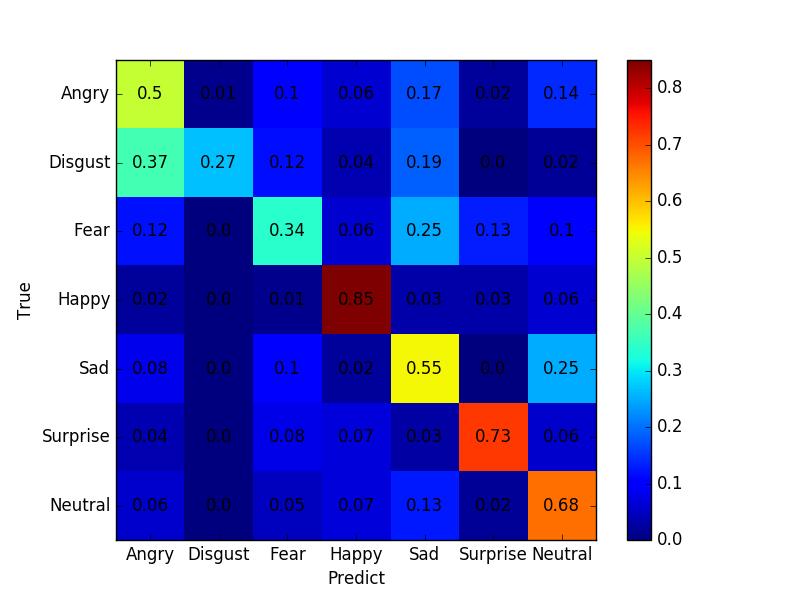

Here is the Python script that generated this plot:
from sklearn.metrics import classification_report,confusion_matrix
from keras.models import load_model
from keras.utils.np_utils import to_categorical
import numpy as np
import matplotlib.pyplot as plt
import csv

nb_class = 7


dataset_label = []
dataset_feature = []

f = open('train.csv', 'r')

reader = csv.reader(f)
f.readline()
for line in f:
    the_label = int(line.split(',')[0])
    dataset_label.append(the_label)
    the_feature = line[line.find(',') + 1:].split(' ')
    the_feature = list(map(int, the_feature))    
    dataset_feature.append(the_feature)    
f.close()

dataset_label = np.asarray(dataset_label)
dataset_feature = np.asarray(dataset_feature)

dataset_label = to_categorical(dataset_label, nb_class)

dataset_feature = dataset_feature.reshape(dataset_feature.shape[0], 48, 48, 1)

dataset_feature = dataset_feature.astype('float32')


np.random.seed(seed = 4646)

train_valid_ratio = 0.9
indices = np.random.permutation(dataset_feature.shape[0])
train_idx, valid_idx = indices[:int(dataset_feature.shape[0] * train_valid_ratio)], indices[int(dataset_feature.shape[0] * train_valid_ratio):]
train_feature, valid_feature = dataset_feature[train_idx,:], dataset_feature[valid_idx,:]
train_label, valid_label = dataset_label[train_idx,:], dataset_label[valid_idx,:]


model = load_model('model.h5')


y_pred = model.predict_classes(valid_feature)
print(y_pred)

target_names = ['Angry', 'Disgust', 'Fear', 'Happy', 'Sad', 'Surprise', 'Neutral']
class_report = classification_report(np.argmax(valid_label, axis=1), y_pred, target_names=target_names)
print(class_report)
conf_mat = confusion_matrix(np.argmax(valid_label, axis=1), y_pred)
print(conf_mat)
row_sums = conf_mat.sum(axis=1)
conf_mat = conf_mat/row_sums[:, np.newaxis]
conf_mat = np.around(conf_mat, decimals=2)
print(conf_mat)

norm_conf = []
for i in conf_mat:
    a = 0
    tmp_arr = []
    a = sum(i, 0)
    for j in i:
        tmp_arr.append(float(j)/float(a))
    norm_conf.append(tmp_arr)

fig = plt.figure()
plt.clf()
ax = fig.add_subplot(111)
ax.set_aspect(1)
res = ax.imshow(np.array(norm_conf), cmap=plt.cm.jet, 
                interpolation='nearest')

width, height = conf_mat.shape

for x in range(width):
    for y in range(height):
        ax.annotate(str(conf_mat[x][y]), xy=(y, x), 
                    horizontalalignment='center',
                    verticalalignment='center')

cb = fig.colorbar(res)
plt.xticks(range(width), target_names)
plt.yticks(range(height), target_names)
plt.ylabel('True')
plt.xlabel('Predict')
plt.savefig('confusion_matrix.png', format='png')